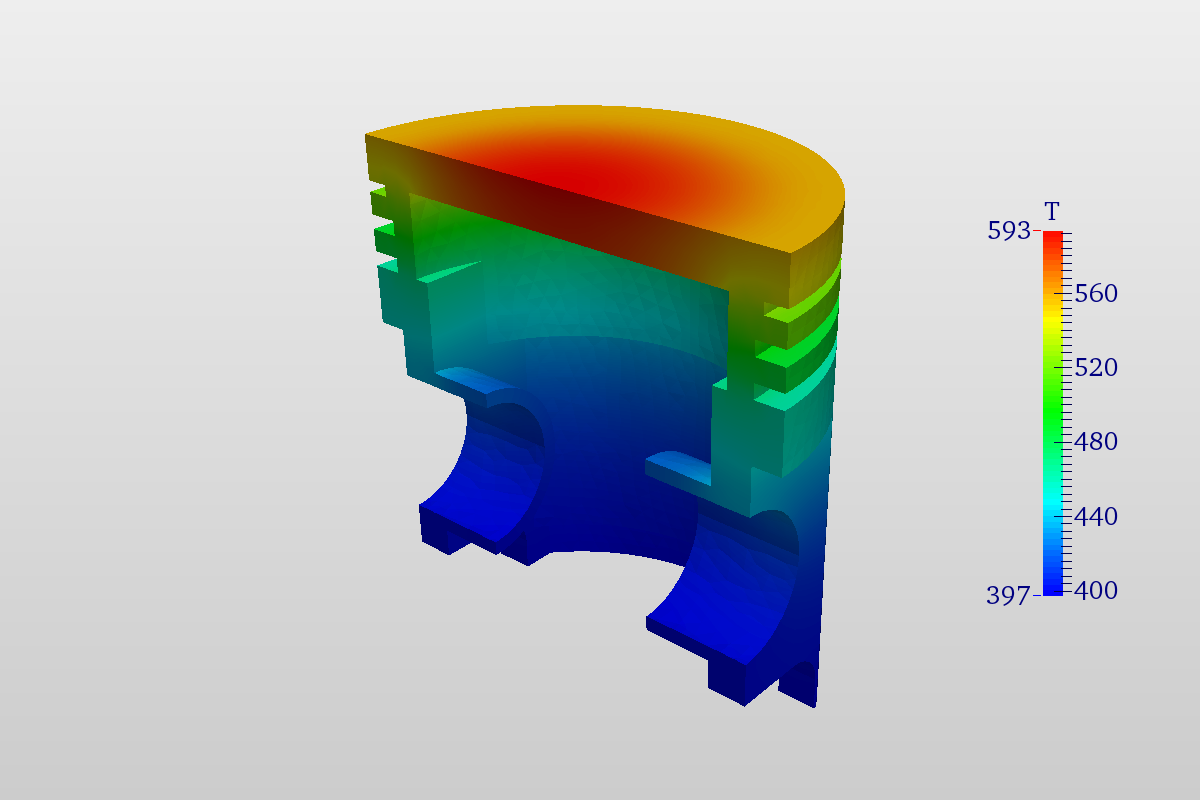

The Python source for this figure:
try: paraview.simple
except: from paraview.simple import *
paraview.simple._DisableFirstRenderCameraReset()

a1_T_PiecewiseFunction = CreatePiecewiseFunction( Points=[397.319, 0.0, 0.5, 0.0, 593.392, 1.0, 0.5, 0.0] )

a1_T_PVLookupTable = GetLookupTableForArray( "T", 1, RGBPoints=[397.319, 0.0, 0.0, 1.0, 593.392, 1.0, 0.0, 0.0], VectorMode='Magnitude', NanColor=[0.498039, 0.498039, 0.498039], ScalarOpacityFunction=a1_T_PiecewiseFunction, ColorSpace='HSV', ScalarRangeInitialized=1.0 )

RenderView1 = CreateRenderView()
RenderView1.CameraViewUp = [0.35476473200364605, 0.8890321694918081, -0.28941974109426305]
RenderView1.CacheKey = 0.0
RenderView1.UseGradientBackground = 1
RenderView1.StereoType = 0
RenderView1.UseLight = 1
RenderView1.StereoRender = 0
RenderView1.CameraPosition = [-113.971945306639, 54.5740603002526, 109.656956416655]
RenderView1.LightSwitch = 0
RenderView1.OrientationAxesVisibility = 0
RenderView1.Background2 = [0.9333333333333333, 0.9333333333333333, 0.9333333333333333]
RenderView1.CameraClippingRange = [99.86536979083834, 307.35797957811883]
RenderView1.StereoCapableWindow = 0
RenderView1.Background = [0.8, 0.8, 0.8]
RenderView1.CameraFocalPoint = [29.6766491130484, -45.1826789668781, -20.6917719992069]
RenderView1.CenterAxesVisibility = 0
RenderView1.CameraParallelScale = 56.4540742550969
RenderView1.CenterOfRotation = [0.0, -33.75, 0.0]

ScalarBarWidgetRepresentation1 = CreateScalarBar( LabelFormat='%-#6.2f', Title='T', Enabled=1, LabelFontSize=10, LabelColor=[0.0, 0.0, 0.5019607843137255], LabelFontFamily='Times', LookupTable=a1_T_PVLookupTable, TitleFontSize=10, TitleColor=[0.0, 0.0, 0.5019607843137255], TitleFontFamily='Times' )
GetRenderView().Representations.append(ScalarBarWidgetRepresentation1)

enginepiston_vtk = LegacyVTKReader( guiName="engine-piston.vtk", FileNames=['/home/gtheler/codigos/wasora-suite/fino/examples/engine-piston.vtk'] )

Clip1 = Clip( guiName="Clip1", Scalars=['POINTS', 'T'], ClipType="Plane", Value=495.3515 )
Clip1.ClipType.Origin = [0.0, -33.75, 0.0]

SetActiveSource(enginepiston_vtk)
DataRepresentation1 = Show()
DataRepresentation1.EdgeColor = [0.0, 0.0, 0.5000076295109483]
DataRepresentation1.SelectionPointFieldDataArrayName = 'T'
DataRepresentation1.ScalarOpacityFunction = a1_T_PiecewiseFunction
DataRepresentation1.ColorArrayName = ('POINT_DATA', 'T')
DataRepresentation1.ScalarOpacityUnitDistance = 3.24187864957382
DataRepresentation1.Visibility = 0
DataRepresentation1.LookupTable = a1_T_PVLookupTable
DataRepresentation1.ScaleFactor = 6.75

SetActiveSource(Clip1)
DataRepresentation2 = Show()
DataRepresentation2.EdgeColor = [0.0, 0.0, 0.5000076295109483]
DataRepresentation2.SelectionPointFieldDataArrayName = 'T'
DataRepresentation2.ScalarOpacityFunction = a1_T_PiecewiseFunction
DataRepresentation2.ColorArrayName = ('POINT_DATA', 'T')
DataRepresentation2.ScalarOpacityUnitDistance = 3.52468522839747
DataRepresentation2.LookupTable = a1_T_PVLookupTable
DataRepresentation2.ScaleFactor = 6.75


GetRenderView().ViewSize = [1200,800]
Render()

WriteImage("engine-piston.png")
